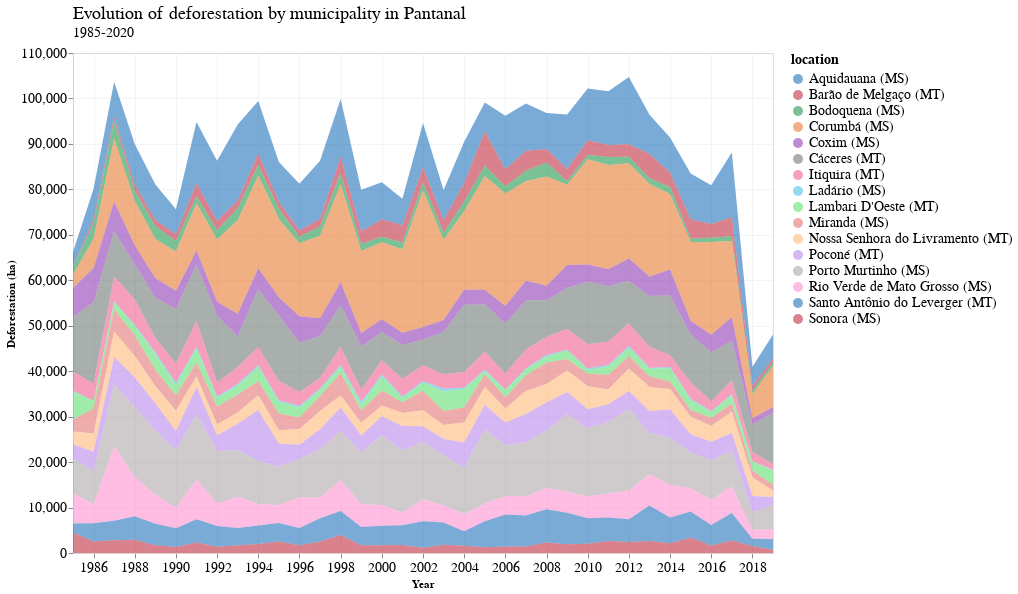

The notebook cell this image was saved under:
### Code cell
qntd_deforestation_chart = alt.Chart(pantanal_deforestation_df).mark_area(opacity=0.55).encode(
    x=alt.X('year:T', axis=alt.Axis(title="Year")),
    y=alt.Y('deforestation_ha:Q', axis=alt.Axis(title="Deforestation (ha)")),
    color='location',
#     opacity='location_UF:O'
)

# qntd_total_deforestation_chart = alt.Chart(pantanal_deforestation_df).mark_point(color='red').encode(
#     x='year:T',
#     y='sum_deforestation:Q',
# #     color='location',
# #     opacity='location_UF:O'
# ).transform_aggregate(
#     sum_deforestation='sum(deforestation_ha)',
#     groupby=[
#         "year", 
#     ]
# )

final_chart = qntd_deforestation_chart.properties(
    width=700,
    height=500
).properties(
    title=science_theme_title(
        text="Evolution of deforestation by municipality in Pantanal", 
        subtitle="1985-2020"
    )
)

final_chart

### Figure 1 — Vega-Lite specification as saved in the notebook (floating-point values rounded to 4 significant figures; data arrays with more than 128 entries replaced by an {"elided": "..."} marker saying what was removed)
{"config": {"view": {"width": 533.3, "height": 300.0, "fill": "white"}, "title": {"align": "left", "anchor": "start", "frame": "group", "font": "Helvetica Neue", "fontSize": 18, "dy": -2, "subtitleFont": "Helvetica Neue", "subtitleFontSize": 14, "fontWeight": "normal"}, "axis": {"domainColor": "lightGrey", "gridColor": "lightGrey", "gridWidth": 0.25, "titleFont": "Helvetica Neue", "titleFontSize": 11, "labelFont": "Helvetica Neue", "labelFontSize": 14}, "legend": {"layout": {"anchor": "start"}, "labelLimit": 0, "titleFontSize": 14, "titleFont": "Helvetica Neue", "labelFontSize": 14, "labelFont": "Helvetica Neue"}, "header": {"title": null, "titleFont": "Helvetica Neue", "labelFont": "Helvetica Neue", "labelFontSize": 14, "labelPadding": 2}, "range": {"category": ["#0C66B5", "#BA1D32", "#0F8E40", "#E56F20", "#862BAF", "#626D69", "#ED5087", "#3DB9E2", "#51DB63", "#E26868", "#FFB270", "#B37CEA", "#A8A1A4", "#FF87CD"]}}, "data": {"name": "data-bf8635a74faea1a4c883281ae132e062"}, "mark": {"type": "area", "opacity": 0.55}, "encoding": {"color": {"field": "location", "type": "nominal"}, "x": {"axis": {"title": "Year"}, "field": "year", "type": "temporal"}, "y": {"axis": {"title": "Deforestation (ha)"}, "field": "deforestation_ha", "type": "quantitative"}}, "height": 500, "title": {"align": "left", "anchor": "start", "frame": "group", "font": "Helvetica Neue", "fontSize": 18, "dy": -2, "subtitleFont": "Helvetica Neue", "subtitleFontSize": 14, "fontWeight": "normal", "text": "Evolution of deforestation by municipality in Pantanal", "subtitle": "1985-2020"}, "width": 700, "$schema": "https://vega.github.io/schema/vega-lite/v4.17.0.json", "datasets": {"data-bf8635a74faea1a4c883281ae132e062": {"elided": "560 records"}}}
